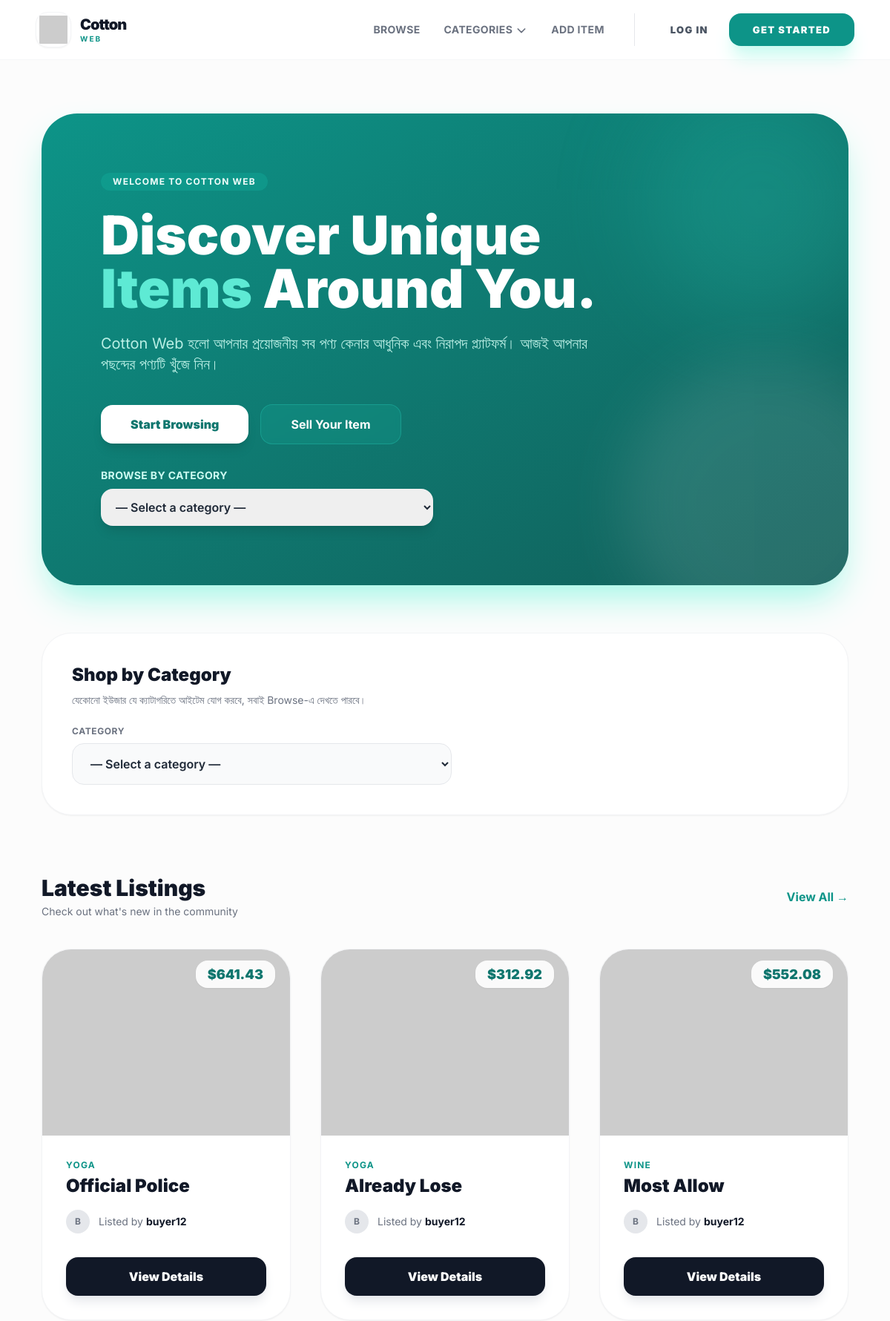
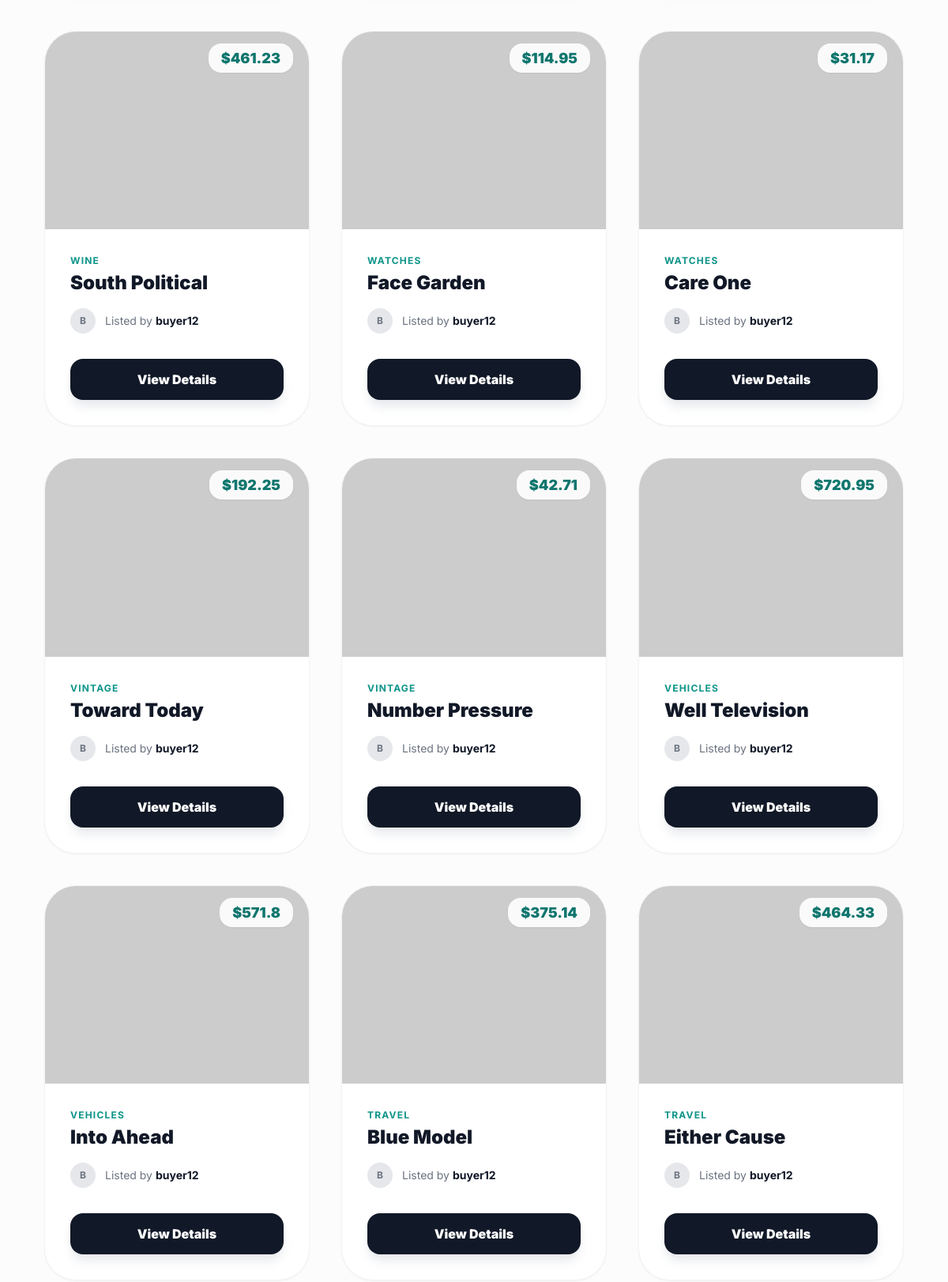
The page / (upper part) on the database its author committed (2 pictures, top to bottom).
### item/models.py (models this page shows, shortened)
class Item(models.Model):
    category = models.ForeignKey(
        Category,
        related_name='items',
        on_delete=models.CASCADE,
    )
    user = models.ForeignKey(
        settings.AUTH_USER_MODEL,
        related_name='items',
        on_delete=models.CASCADE,
    )
    name = models.CharField(max_length=100)
    description = models.TextField(blank=True, null=True)
    price = models.FloatField()
    image = models.ImageField(upload_to='item_images', blank=True, null=True)
    is_sold = models.BooleanField(default=False, db_index=True)
    created_at = models.DateTimeField(auto_now_add=True, db_index=True)

class Category(models.Model):
    name = models.CharField(max_length=200)
    class Meta:
        verbose_name_plural = 'Categories'
        ordering = ('name',)

### core/models.py (models this page shows, shortened)
class CustomUserModel(AbstractUser):
    full_name = models.CharField(max_length=100, null=True, blank=True)
    phone = models.CharField(max_length=20, null=True, blank=True)
    USER_TYPE_CHOICES = [
        ('Admin', 'Admin'),
        ('Seller', 'Seller'),
        ('Buyer', 'Buyer'),
    ]
    user_type = models.CharField(
        max_length=20,
        choices=USER_TYPE_CHOICES,
        null=True,
        blank=True
    )

### core/views.py (the view)
# urls.py: path('', views.index, name='index'),
def index(request):
    items = (
        Item.objects.filter(is_sold=False)
        .select_related('category', 'user')
        .order_by('-created_at')[:12]
    )
    categories = Category.objects.all().order_by('name')
    return render(request, 'core/index.html', {
        'categories': categories,
        'items': items,
    })

### core/context_processors.py (called while the page is built)
def categories(request):
    return {
        'all_categories': Category.objects.all()
    }

def is_seller(request):
    if request.user.is_authenticated:
        return {
            'is_seller': request.user.user_type == 'Seller'
        }
    return {'is_seller': False}

def notification_count(request):
    if request.user.is_authenticated:
        count = Notification.objects.filter(
            user=request.user,
            is_read=False
        ).count()
        return {'unread_notification_count': count}
    return {'unread_notification_count': 0}

### core/templates/core/index.html (shortened to what this page needs)
{% extends 'core/base.html' %}
{% block content %}
<div class="max-w-7xl mx-auto px-4 sm:px-6 lg:px-8 py-6">
    <div class="relative bg-gradient-to-br from-teal-600 to-teal-800 rounded-[3rem] p-10 md:p-20 mb-16 overflow-hidden shadow-2xl shadow-teal-200">
        <div class="relative z-10 max-w-2xl">
            <span class="inline-block px-4 py-1 bg-teal-500/30 backdrop-blur-md text-teal-50 text-xs font-bold rounded-full mb-6 uppercase tracking-widest">
                Welcome to Cotton Web
            </span>
            <h1 class="text-5xl md:text-7xl font-black text-white leading-tight mb-6">
                Discover Unique <span class="text-teal-300">Items</span> Around You.
            </h1>
            <p class="text-teal-100 text-lg md:text-xl mb-10 leading-relaxed opacity-90">
                Cotton Web হলো আপনার প্রয়োজনীয় সব পণ্য কেনার আধুনিক এবং নিরাপদ প্ল্যাটফর্ম। আজই আপনার পছন্দের পণ্যটি খুঁজে নিন।
            </p>
            <div class="flex flex-col sm:flex-row gap-4 flex-wrap items-stretch sm:items-center">
                <a href="{% url 'item:items' %}" class="inline-flex items-center justify-center px-10 py-4 bg-white text-teal-700 font-black rounded-2xl hover:bg-teal-50 transition-all transform hover:scale-105 shadow-lg">
                    Start Browsing
                </a>
                <a href="{% url 'item:new' %}" class="inline-flex items-center justify-center px-10 py-4 bg-teal-500/20 border border-teal-400/30 text-white font-bold rounded-2xl hover:bg-teal-500/40 transition-all backdrop-blur-sm">
                    Sell Your Item
                </a>
            </div>
            <div class="mt-8 max-w-md">
                <label for="home-category" class="block text-teal-100 text-sm font-bold mb-2 uppercase tracking-wide">
                    Browse by Category
                </label>
                <select id="home-category"
                        class="w-full py-3.5 px-4 rounded-2xl border-0 text-gray-800 font-semibold shadow-lg focus:ring-4 focus:ring-teal-300/50 outline-none cursor-pointer"
                        onchange="if (this.value) window.location.href = this.value;">
                    <option value="">— Select a category —</option>
                </select>
            </div>
        </div>
        <div class="absolute -right-10 -top-10 w-80 h-80 bg-teal-400 rounded-full opacity-20 blur-3xl animate-pulse"></div>
        <div class="absolute -right-20 -bottom-20 w-96 h-96 bg-white rounded-full opacity-10 blur-2xl"></div>
    </div>
    <div class="mb-20 bg-white rounded-[2.5rem] border border-gray-100 p-8 md:p-10 shadow-sm">
        <h2 class="text-2xl font-black text-gray-900 mb-2">Shop by Category</h2>
        <p class="text-gray-500 text-sm mb-6">যেকোনো ইউজার যে ক্যাটাগরিতে আইটেম যোগ করবে, সবাই Browse-এ দেখতে পারবে।</p>
        <label for="home-category-main" class="block text-xs font-bold text-gray-500 uppercase tracking-wider mb-2">Category</label>
        <select id="home-category-main"
                class="w-full max-w-lg py-4 px-5 rounded-2xl border border-gray-200 bg-gray-50 text-gray-800 font-semibold focus:ring-2 focus:ring-teal-500 focus:border-teal-500 outline-none cursor-pointer"
                onchange="if (this.value) window.location.href = this.value;">
            <option value="">— Select a category —</option>
        </select>
    </div>
    <div>
        <div class="flex items-center justify-between mb-10">
            <div>
                <h2 class="text-3xl font-black text-gray-900">Latest Listings</h2>
                <p class="text-gray-500 text-sm mt-1">Check out what's new in the community</p>
            </div>
            <a href="{% url 'item:items' %}" class="text-teal-600 font-bold hover:underline">View All →</a>
        </div>
        <div class="grid grid-cols-1 sm:grid-cols-2 lg:grid-cols-3 gap-10">
            {% for item in items %}
                <div class="group bg-white rounded-[2.5rem] border border-gray-100 overflow-hidden shadow-sm hover:shadow-2xl transition-all duration-500 transform hover:-translate-y-2">
                    <div class="relative aspect-[4/3] overflow-hidden bg-gray-100">
                        {% if item.image and item.image.url %}
                            <img src="{{ item.image.url }}"
                                 alt="{{ item.name }}"
                                 loading="lazy"
                                 class="w-full h-full object-cover group-hover:scale-110 transition-transform duration-700">
                        {% else %}
                            <img src="https://picsum.photos/seed/{{ item.id }}/600/450"
                                 alt="{{ item.name }}"
                                 loading="lazy"
                                 class="w-full h-full object-cover group-hover:scale-110 transition-transform duration-700">
                        {% endif %}
                        <div class="absolute top-5 right-5">
                            <span class="bg-white/90 backdrop-blur px-4 py-2 rounded-2xl text-lg font-black text-teal-700 shadow-sm">
                                ${{ item.price }}
                            </span>
                        </div>
                    </div>
                    <div class="p-8">
                        <div class="mb-4">
                            <p class="text-teal-600 text-xs font-bold uppercase tracking-widest mb-1">{{ item.category.name }}</p>
                            <h3 class="font-black text-gray-900 text-2xl group-hover:text-teal-600 transition-colors truncate">
                                {{ item.name }}
                            </h3>
                        </div>
                        <div class="flex items-center gap-3 mb-8">
                            <div class="w-8 h-8 rounded-full bg-gray-200 flex items-center justify-center text-xs font-bold text-gray-500">
                                {{ item.user.username|slice:":1"|upper }}
                            </div>
                            <p class="text-gray-500 text-sm">Listed by <span class="text-gray-900 font-bold">{{ item.user.username }}</span></p>
                        </div>
                        <a href="{% url 'item:detail' item.id %}"
                           class="flex items-center justify-center w-full py-4 bg-gray-900 text-white font-black rounded-2xl hover:bg-teal-600 transition-all shadow-lg shadow-gray-200 hover:shadow-teal-200">
                            View Details
                        </a>
                    </div>
                </div>
            {% empty %}
                <div class="col-span-full py-20 text-center">
                    <p class="text-gray-400 text-xl italic">No items found. Be the first to list one!</p>
                </div>
            {% endfor %}
        </div>
    </div>
</div>
{% endblock %}

### core/templates/core/base.html (style rules this page uses)
body { font-family: 'Inter', sans-serif; scroll-behavior: smooth; }

### core/templates/core/index.html (style rules this page uses)
html { scroll-behavior: smooth; }
img { content-visibility: auto; }

### rows shown on the page
Item: price "641.43", category.name "YOGA", name "Official Police", user.username "B", user.username "buyer12"
Item: price "312.92", category.name "YOGA", name "Already Lose", user.username "B", user.username "buyer12"
Item: price "552.08", category.name "WINE", name "Most Allow", user.username "B", user.username "buyer12"
Item: price "461.23", category.name "WINE", name "South Political", user.username "B", user.username "buyer12"
Item: price "114.95", category.name "WATCHES", name "Face Garden", user.username "B", user.username "buyer12"
Item: price "31.17", category.name "WATCHES", name "Care One", user.username "B", user.username "buyer12"
Item: price "192.25", category.name "VINTAGE", name "Toward Today", user.username "B", user.username "buyer12"
Item: price "42.71", category.name "VINTAGE", name "Number Pressure", user.username "B", user.username "buyer12"
Item: price "720.95", category.name "VEHICLES", name "Well Television", user.username "B", user.username "buyer12"
Item: price "571.8", category.name "VEHICLES", name "Into Ahead", user.username "B", user.username "buyer12"
Item: price "375.14", category.name "TRAVEL", name "Blue Model", user.username "B", user.username "buyer12"
Item: price "464.33", category.name "TRAVEL", name "Either Cause", user.username "B", user.username "buyer12"
